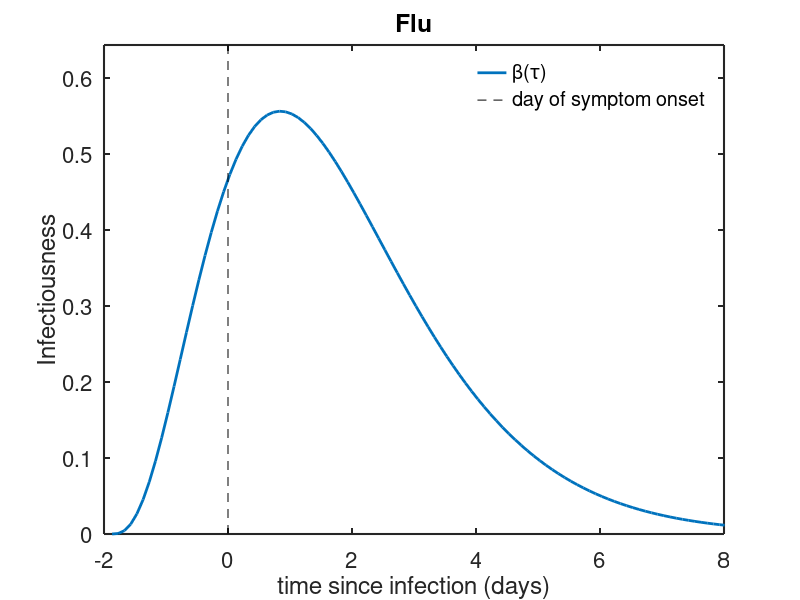

Here is the MATLAB script that generated this plot: (Note: this script raises an error after producing the figure.)
%SEI-Isr-R Model for FLU!! 
% to evaluate effect of test-isolation strategy
% Idea is to use the proposed model structure and to tweak the
% parameters/infectiousness function to determine the region in which a
% test-isolation strategy would be reasonably effective for SARS-CoV-2 (and
% compare it to SARS-CoV-1):
% From Ip et al analysis of flu from 2008- 2014 we know:
% infectiousness peaks right at symptom onset
% and that there are ~11% asymptomatic cases, 13% pauci symptomatic, but
% mean viral levels were 1-2log10 levels lower than symptomatic
% typically infectious 2 days before and peak one day after symptom onset
% and continue to be infectious until 6 days after symptom onset

% ideal isolation: 1 day after symptom onset (3 days after infection), 76% isolated
% realistic isolation: 2 days after symptom onset ( 4.5 days after infection), 50% isolated
 


% Model structure:
% dS/dt = -beta(tau)*S*I;
% dE/dt = beta(tau)*S*I-gamma*E;
% dI/dt = gamma*E - alpha*delta*I -sigma*I
% dIsr/dt = alpha*delta*I -;
% dR/dt = sigma*I;

%June 19 2020
close all; clear all; clc;
%% Make plot of time-dependent infectivity 
% pick some gamma hyperparameters that match figure from Ip et al
dtau = 0.1;
tend = 200;
tvec = 0:dtau:tend;
tvec = tvec';
tsym = 1.87;
a = 3.87; % 
b = 0.945; % Guess these to match Ip et al figure
beta0 = 2.3; 
w_tau = gampdf(tvec, a,b);
disease = 'flu';

figure;
plot(tvec-tsym, beta0.*w_tau, '-', 'LineWidth', 2)
hold on
plot([0, 0], [0 0.28*beta0], 'k--')
legend('\beta(\tau)', 'day of symptom onset')
legend('boxoff')
ylim([0 0.28*beta0])
xlim([ -2 8])
set(gca,'FontSize',16,'LineWidth',1.5)
xlabel ('time since infection (days)')
ylabel ('Infectiousness')
title('Flu')



AUC=sum(w_tau)*dtau*beta0
%% Run SEIR model with & without isolation 
% Set IC to a single exposure
S0 = 999;
E0 = 0;
I0 = 1;
Isr0 = 0;
R0 = 0;

y0 = [S0, E0, I0, Isr0, R0];
N = sum(y0);
beta0 = 2.5; % R0 for 1918 flu
gamma = 1/1.6; % 1/gamma = duration exposed but not detectable or infectious
alpha = 0; % alpha = proportion who will become symptomatic and seek testing, 0.76 for ideal
infend = 10; % time to be considered "recovered"
trem = 1+tsym; % time from infeciton to be removed
params = [beta0, gamma, alpha, infend, trem];
tau_params = horzcat(a,b);
dt = 0.1;
tvec = 0:dt:tend;

%% Run ideal isolated and non-isolated scenarios
[y, B, new_inf, beta_t, inf_distrib, Reffn] = fwd_SEIRD_model(params,tau_params, tvec, y0, dt, disease);

ihalf = find(y(:,1)<0.8*N, 1, 'first');
thalf = tvec(ihalf);
totinf = N-y(end,1);
pctinf = 100*totinf/N;
inf = y(:,3)+y(:,4);
peakinf = 100*max(inf)/N;

colorsets1 = varycolor(500);
colorsets = varycolor(7);
figure;
for i = 1:500
    
plot(tvec, inf_distrib(:,i), '-','color', colorsets1(i,:), 'LineWidth', 2)
hold on
AUCi(round(i/100+1,0))=sum(inf_distrib(:,i)); 
%text(tauvec(i), inf_distrib(i, i), ['day ', num2str(i*dt)])
end
%legend('day 0', 'day 1', 'day 2', 'day 3', 'day 4', 'day 5', 'day 6')
%legend boxoff
xlim([ 0 14])
xlabel('infection time (\tau) (days)')
ylabel('Number of individuals X infectiousness')
title('Weighted infectiousness if no isolation')
set(gca,'FontSize',16,'LineWidth',1.5)
inf_distribNI=inf_distrib(:,500); % save for comparison figure
inf_distrib1 = inf_distrib;

figure;
subplot(2,2,1)
for i = 1:length(y0)
    plot(tvec, y(:,i), '-', 'LineWidth',2)
    hold on
end
%plot(thalf, 0.8*N, 'k*', 'LineWidth', 4)
%text(thalf+5, 0.8*N, [num2str(round(thalf,0)), ' days to 20% infected'], 'FontSize', 14)
%text(tvec(end-150),y(end-150,1), [num2str(round(pctinf,0)), '% infected'], 'FontSize',14)
%ylim([ 0 0.1*N])
legend( 'S','E', 'I', 'I_{sr}', 'R', 't_{20% infected}', 'Location', 'NorthWest')
legend boxoff
xlabel('epidemic time (days)')
ylabel('Number of individuals')
set(gca,'FontSize',16,'LineWidth',1.5)
%title(['No isolation'])
title(['No isolation, total infected = ', num2str(round(pctinf,0)),'%'])
%ylim([0 3.5e4])

subplot(2,2,2)
plot(tvec,new_inf/dt,'-', 'color',colorsets(6,:),'LineWidth', 2)
hold on
%plot(tvec, new_exp, 'm-', 'lineWidth', 2)
%plot(t, effI, 'LineWidth', 2)
%legend( 'new infections per day')
%legend boxoff
xlabel('epidemic time (days)')
ylabel('New infections per day')
set(gca,'FontSize',16,'LineWidth',1.5)
%title('Percent growth rate per day')
title(['No isolation ', num2str(round(peakinf,0)),'% infected at peak'])
ylim([0 500])
alpha2 = 0.76; % alpha = proportion who will become symptomatic and seek testing
infend = 10; % time to be considered "recovered"
trem = 1+tsym; % time from infeciton to be removed
params2 = [beta0, gamma, alpha2, infend, trem];
[y, B, new_inf, beta_t, inf_distrib, Reffp] = fwd_SEIRD_model(params2,tau_params, tvec, y0, dt, disease);
% ihalf = find(y(:,1)<0.8*N, 1, 'first');
% thalf = tvec(ihalf);
totinf = N-y(end,1);
pctinf = 100*totinf/N;
inf = y(:,3)+y(:,4);
peakinf = 100*max(inf)/N;
subplot(2,2,3)
for i = 1:length(y0)
    plot(tvec, y(:,i), '-', 'LineWidth',2)
    hold on
end
% plot(thalf, 0.8*N, 'k*', 'LineWidth', 4)
% text(thalf+5, 0.8*N, [num2str(round(thalf,0)), ' days to 20% infected'], 'FontSize', 14)
%text(tvec(end-150),y(end-150,1), [num2str(round(pctinf,0)), '% infected'], 'FontSize',14)
%ylim([ 0 0.1*N])
legend( 'S','E', 'I', 'I_{sr}', 'R', 't_{20% infected}', 'Location', 'NorthWest')
legend boxoff
xlabel('epidemic time (days)')
ylabel('Number of individuals')
set(gca,'FontSize',16,'LineWidth',1.5)
%title('Perfect symptomatic isolation')
title(['Perfect symptomatic isolation, total infected= ', num2str(round(pctinf,0)),'%'])
%title(['Perfect symptomatic isolation ',  num2str(round(pctinf,0)), '% infected total'])
%ylim([0 3.5e4])

subplot(2,2,4)
plot(tvec,new_inf/dt, '-', 'color', colorsets(6,:),'LineWidth', 2)
hold on
%plot(tvec, new_exp, 'm-', 'lineWidth', 2)
%plot(t, effI, 'LineWidth', 2)
%legend( 'new infections per day')
%legend boxoff
xlabel('epidemic time (days)')
ylabel('New infections per day')
set(gca,'FontSize',16,'LineWidth',1.5)
title(['Perfect symptomatic isolation ',num2str(round(peakinf,0)),'% infected at peak'])
ylim([0 500])
%% Plot of individuals at each stage of infection and 
figure;
plot(tvec, inf_distrib1(:,1), 'b-', 'LineWidth',5)  
hold on
plot(tvec, inf_distrib(:,1), 'r-', 'LineWidth', 5)
for i = 1:500
plot(tvec, inf_distrib1(:,i), 'b-', 'LineWidth',5)   
plot(tvec, inf_distrib(:,i), 'r-', 'LineWidth', 5)
hold on 
%text(tauvec(i), inf_distrib(i, i), ['day ', num2str(i*dt)])
end
%legend('day 0', 'day 1', 'day 2', 'day 3', 'day 4', 'day 5', 'day 6')
%legend boxoff
AUCNI = sum(inf_distrib1(:,500)).*dt;
AUCPSI = sum(inf_distrib(:,500)).*dt;
legend(['no isolation, AUC= ',num2str(round(AUCNI,0))], ['perfect symptomatic isolation, AUC= ', num2str(round(AUCPSI,1))])
legend boxoff
xlim([ 0 14])
xlabel('infection stage (\tau)(days)')
ylabel('Number of individuals x relative infectiousness')
title('Comparison of weighted infectiousness at t=50 days')
set(gca,'FontSize',16,'LineWidth',1.5)



%% Adjust one parameter at a time form the perfect symptomatic removal scenario
% Effect of increasing the time to removal
trem = tsym;
alpha = 0.76;
params = [beta0, gamma, alpha, infend, trem];
% Time to remove
figure;
tremvec = [tsym+0:2:tsym+8];
alphavec = [0:0.2:0.8];
alphavec = fliplr(alphavec);
paramsi = params;
colorsets2 = varycolor(length(tremvec));
for i = 1:length(tremvec)

    paramsi(5) = tremvec(i);
    [y, B, new_inf, R_t, new_exp,Reff] = fwd_SEIRD_model(paramsi,tau_params, tvec, y0, dt, disease);
    tot_inf = sum(y(:,3));
    S_t(:,i) = y(:,1);
    new_infi(:,i) = new_inf;
%     i20 = find(y(:,1)<0.8*N, 1, 'first');
%     t20(i) = tvec(i20);
    pct_infected(i) = 100.*(1-(S_t(end,i)./N));
    inf = y(:,3)+y(:,4);
    peakinf(i) = 100*max(inf)/N;
    Reffi(i) = Reff;
    
end

subplot(3,3,1)
for i = 1:length(tremvec)
    plot(tvec, S_t(:,i)/N, '-', 'color', colorsets2(i,:), 'LineWidth',2)
    hold on
    %text(tvec(20*i), S_t(20*i), ['t_{isolate post symptoms}=', num2str(tremvec(i)-3)], 'FontSize', 14)
    
end

legend( '0 days', '2 days', '4 days', '6 days', '8 days', 'Location', 'NorthEast') 
legend boxoff
xlabel('epidemic time(days)')
ylabel('Proportion not infected')
set(gca,'FontSize',14,'LineWidth',1.5)
%title(' infections over time')
ylim([0 1])

subplot(3,3,2)
for i = 1:length(tremvec)
    plot(tvec, new_infi(:,i)./dt, '-', 'color', colorsets2(i,:), 'LineWidth',2)
    hold on
    %text(tvec(20*i), 100*new_infi(20*i, i)/N, ['t_{isolate post symptoms}=', num2str(tremvec(i)-3)], 'FontSize', 14)

end
legend( '0 days', '2 days', '4 days', '6 days', '8 days') 
legend boxoff
xlabel('epidemic time(days)')
ylabel('New infections per day')
set(gca,'FontSize',14,'LineWidth',1.5)
%title('Effect of removal time on growth rate')
ylim([ 0 500])

subplot(3,3,3)
for i = 1:length(tremvec)
    plot(tremvec(i)-tsym, Reffi(i), '*','color', colorsets2(i,:), 'LineWidth', 10)
    hold on
end
%legend( '0 days', '1 day', '2 days', '3 days', '4 days', '5 days','Location', 'NorthWest')
%legend boxoff
ylim([0 3])
xlabel('Days after symptom onset an individual is isolated')
ylabel('R_{eff}')
set(gca,'FontSize',14,'LineWidth',1.5)
%title('Effect of removal time peak infections')


% Effect of reducing the % removed
trem = tsym;
alpha = 0.76;
params = [beta0, gamma, alpha, infend, trem];
% Time to remove

paramsi = params;

for i = 1:length(alphavec)

    paramsi(3) = alphavec(i);
    [y, B, new_inf, R_t, new_exp, Reff] = fwd_SEIRD_model(paramsi,tau_params, tvec, y0, dt, disease);
    tot_inf = sum(y(:,3));
    S_t(:,i) = y(:,1);
    new_infi(:,i) = new_inf;
    pct_infected(i) = 100.*(1-(S_t(end,i)./N));
    inf = y(:,3)+y(:,4);
    peakinf(i) = 100*max(inf)/N;
    Reffi(i) = Reff;
    
end

subplot(3,3,4)
for i = 1:length(alphavec)
    plot(tvec, S_t(:,i)/N, '-', 'color', colorsets2(i,:), 'LineWidth',2)
    hold on
    %text(tvec(20*i), S_t(20*i), ['t_{isolate post symptoms}=', num2str(tremvec(i)-3)], 'FontSize', 14)
    
end
legend(  '80% ', '60%', '40%', '20%', '0%', 'Location', 'NorthWest')
legend boxoff
xlabel('epidemic time(days)')
ylabel('Proportion not infected')
set(gca,'FontSize',14,'LineWidth',1.5)
%title(' infections over time')
ylim([0 1])

subplot(3,3,5)
for i = 1:length(alphavec)
    plot(tvec, new_infi(:,i)./dt, '-', 'color', colorsets2(i,:), 'LineWidth',2)
    hold on
    %text(tvec(20*i), 100*new_infi(20*i, i)/N, ['t_{isolate post symptoms}=', num2str(tremvec(i)-3)], 'FontSize', 14)

end
legend(  '80% ', '60%', '40%', '20%', '0%')
legend boxoff
xlabel('epidemic time(days)')
ylabel('New infections per day')
set(gca,'FontSize',14,'LineWidth',1.5)
ylim([ 0 500])
%title('Effect of removal time on growth rate')

subplot(3,3,6)
for i = 1:length(alphavec)
    plot(100*alphavec(i), Reffi(i), '*','color', colorsets2(i,:), 'LineWidth', 10)
    hold on
end
ylim([0 3])
xlabel('Percent of cases isolated')
ylabel('R_{eff}')
set(gca,'FontSize',14,'LineWidth',1.5)


%Ideal vs. Realistic scenario
tremvec = [3, 4, 3];
alphavec = [0.76, 0.5, 0];
colorsets3 = [0 0 1;0 1 0; 1 0 0];
paramsi = params;
for i = 1:length(alphavec)
    paramsi(3) = alphavec(i);
    paramsi(5) = tremvec(i);
    [y, B, new_inf, R_t, new_exp, Reff] = fwd_SEIRD_model(paramsi,tau_params, tvec, y0, dt, disease);
    tot_inf = sum(y(:,3));
    S_t(:,i) = y(:,1);
    new_infi(:,i) = new_inf;
    %ihalf = find(y(:,1)<0.5*N, 1, 'first');
    %thalf(i) = tvec(ihalf);
    pct_infected(i) = 100.*(1-(S_t(end,i)./N));
    inf = y(:,3)+y(:,4);
    peakinf(i) = 100*max(inf)/N;
    Reffi(i) = Reff;
    
end
% Ideal vs realistic

subplot(3,3,7)
for i = 1:length(alphavec)
plot(tvec, S_t(:,i)/N, '-','color', colorsets3(i,:), 'LineWidth', 2)
hold on
end
legend('perfect', 'realistic','no isolation')
legend boxoff
ylabel('Percent not infected')
xlabel('epidemic time (days)')
set(gca,'FontSize',14,'LineWidth',1.5)
ylim([0 1])
%%title(['Ideal ', num2str(round(pct_infected(1),0)),'% infected vs realistic ', num2str(round(pct_infected(2),0)),'% infected scenarios'])

subplot(3,3,8)
for i=1:length(alphavec)
plot(tvec, new_infi(:,i)/dt, '-', 'color', colorsets3(i,:), 'LineWidth',2)
hold on
end
legend('perfect', 'realistic','no isolation')
legend boxoff
ylabel('New infections per day')
xlabel('epidemic time (days)')
set(gca,'FontSize',14,'LineWidth',1.5)
ylim([ 0 500])
%title('Ideal vs. realistic vs. no isolation epidemic growth rate dynamics')
scenarios = {'perfect symptomatic isolation realistic no isolation'};
subplot(3,3,9)
for i = 1:length(alphavec)
bar( i, Reffi(i), 'FaceColor', colorsets3(i,:))
hold on
end
%legend('perfect', 'realistic','no isolation')
%legend boxoff
set(gca,'FontSize',14,'LineWidth',1.5, 'XTickLabel', [])
ylabel ('R_{eff}')
ylim([0 3])
%% Heatmap of % removed vs time of removal colored by total % infected
alphav = [0:.1:0.9]; % vary % that gets isolated
alphavdense = [0:0.01:0.9];
tremv = [0:1:9]; % vary the time of removal
tremvdense = [0:0.1:9];
[ALPHA,TREM] = meshgrid(alphav,tremv); % big ol grid of parameters
ALPHAflat = reshape(ALPHA,1,[]);
TREMflat = reshape(TREM,1, []);
paramsi = params;
y0i = y0;
I0vec =[0.1 1 10 100];
sdvec = [0.5 0.75 1 1.5];
beta0vec = sdvec.*beta0;
cell{1}.I0 = y0(3);
%% Run a loop to save the time to reach 20% infections distribuion and the
% total number infected distribution
for i = 1:length(beta0vec)
for j = 1:length(ALPHAflat)
    paramsi(1) = beta0vec(i);
    paramsi(3) = ALPHAflat(j);
    paramsi(5) = TREMflat(j);
    [y, B, new_inf, R_t, new_exp, Reff] = fwd_SEIRD_model(paramsi,tau_params, tvec, y0i, dt, disease);
    tot_inf(j) = sum(y(:,3));
    new_infi(:,j) = new_inf;
%     iquart = find(y(:,1)<0.8*N, 1, 'first');
%     if isnan(iquart)
%         tquart(j) = 0;
%     end
%     if ~isnan(iquart)
%         tquart(j) = tvec(iquart);
%     end
    pct_infected(j) = 100.*(1-(y(end,1)./N));
     inf = y(:,3)+y(:,4);
    peakinf(j) = 100*max(inf)/N;
    Reffj(j) = Reff;

end
 PCTINF = reshape(pct_infected, size(ALPHA));
 %TQUART = reshape(tquart, size(ALPHA));
 PEAKINF = reshape(peakinf, size(ALPHA));
 REFF = reshape(Reffj, size(ALPHA));
 cell{i}.I0 = y0(3);
 cell{i}.R0 = beta0vec(i);
 cell{i}.PCTINF = PCTINF;
 %cell{i}.TQUART = TQUART;
 cell{i}.PEAKINF = PEAKINF;
 cell{i}.REFF = REFF;
end
%% Plot heatmaps for total infected, time to 20% infected, and peak infections 

 figure; 
for i = 1:length(beta0vec)
    
    subplot(2, 4, i)
minmax = @(x)([min(x) max(x)]);
imagesc(minmax(1*(alphav)),minmax(tremv-tsym),cell{i}.PCTINF);
[C,h]=contourf(100*ALPHA,TREM-tsym,cell{i}.PCTINF); clabel(C,h);


if i == length(beta0vec)
    colorbar;
end
%[C,h]=contourf(ALPHA,TREM,PCTINF); clabel(C,h); colorbar
hold on
%plot(100*alphav, 0*ones(length(alphav),1), 'w--', 'LineWidth', 1.5)
%plot([76 76], [-tsym 9-tsym], 'w--', 'LineWidth', 1.5)
plot([0 76], [0 0], 'g-', 'LineWidth', 3)
plot([76 76], [0 9-tsym], 'g-', 'LineWidth', 3)
plot([0 76], [9-tsym 9-tsym], 'g-', 'LineWidth', 3)
plot( [0 0], [0 9-tsym], 'g-', 'LineWidth', 3)
caxis([0 100]);


colormap(jet); 

xlabel('% of population removed');
ylabel('days after symptom onset');
%title(['R_{0}^{flu}= ',num2str(beta0vec(i)), ', total % infected']);
title([num2str(sdvec(i)*100), '% transmission, Total % Infected'])
%title([ num2str(sdvec(i)), 'R_{0}^{flu}, total % infected']);
set(gca,'Ydir','normal'); hold on;
set(gca,'FontSize',16,'LineWidth',1.5)
end

for i =1:length(beta0vec)
    subplot(2,4,i+4)
minmax = @(x)([min(x) max(x)]);
imagesc(minmax(1*(alphav)),minmax(tremv-tsym),cell{i}.REFF);
[C,h]=contourf(100*ALPHA,TREM-tsym,cell{i}.REFF); clabel(C,h); 
hold on
[x,y,z] = C2xyz(C);
j=find(z==1);
plot(x{j}, y{j}, 'w-', 'LineWidth', 3)
if i == length(beta0vec)
    colorbar;
end
%[C,h]=contourf(ALPHA,TREM,PCTINF); clabel(C,h); colorbar
hold on
%plot(100*alphav, 0*ones(length(alphav),1), 'w--', 'LineWidth', 1.5)
%plot([76 76], [-tsym 9-tsym], 'w--', 'LineWidth', 1.5)
plot([0 76], [0 0], 'g-', 'LineWidth', 3)
plot([76 76], [0 9-tsym], 'g-', 'LineWidth', 3)
plot([0 76], [9-tsym 9-tsym], 'g-', 'LineWidth', 3)
plot( [0 0], [0 9-tsym], 'g-', 'LineWidth', 3)
caxis([0 4]);

colormap(jet); 

xlabel('% of population removed');
ylabel('days after symptom onset');
title([num2str(sdvec(i)*100), '% transmission, R_{eff}'])
%title(' Peak % infected');
set(gca,'Ydir','normal'); hold on;
set(gca,'FontSize',16,'LineWidth',1.5)
end